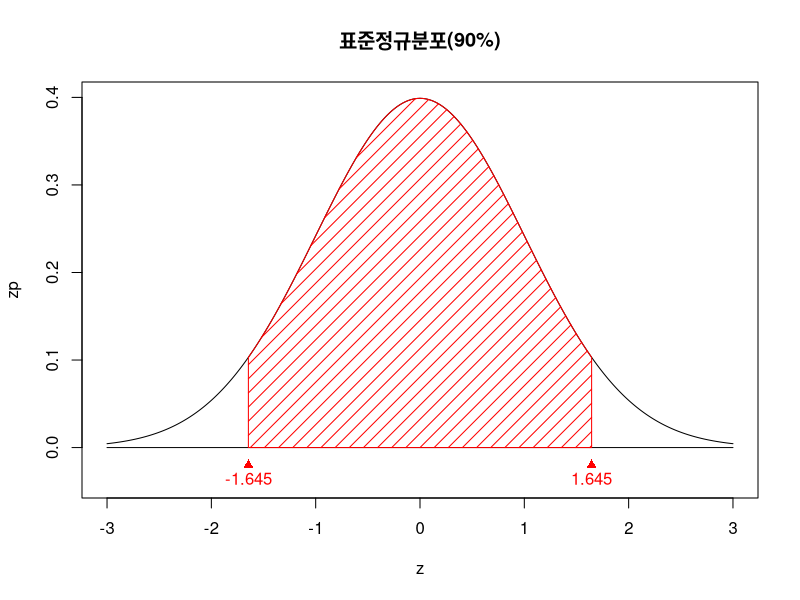
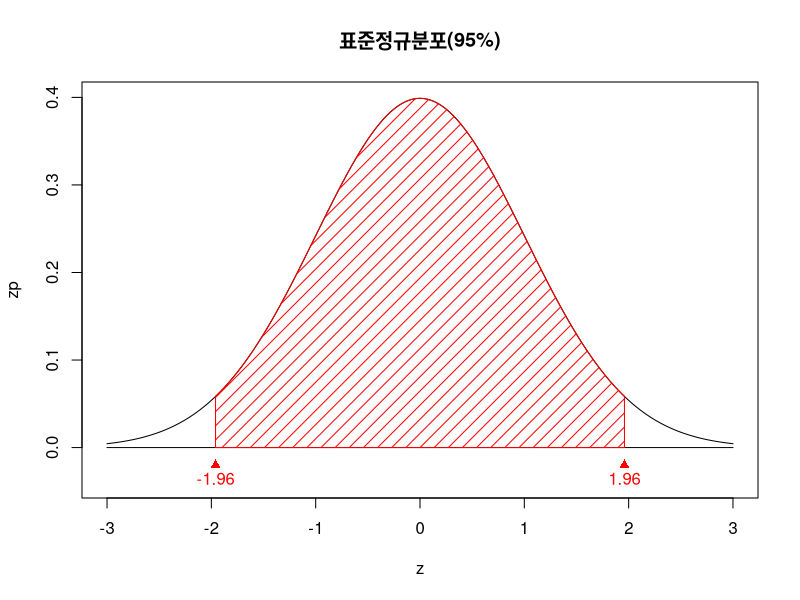
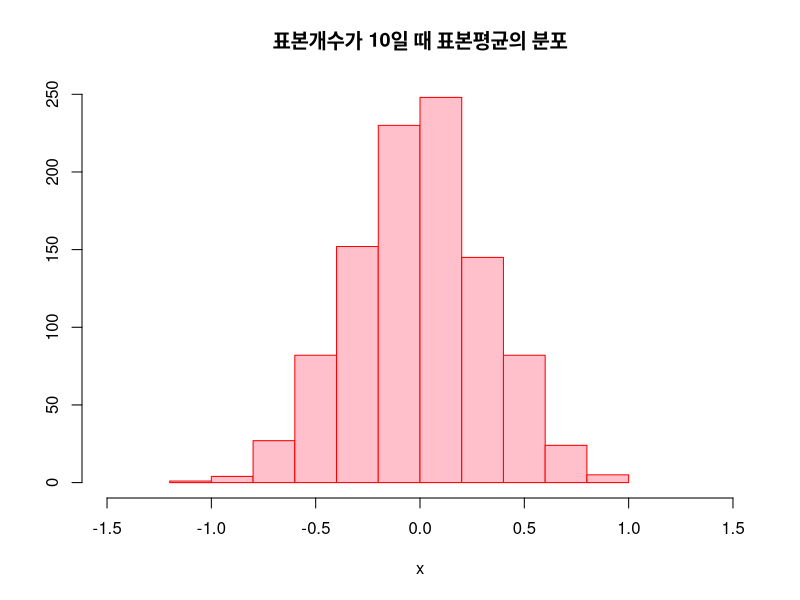
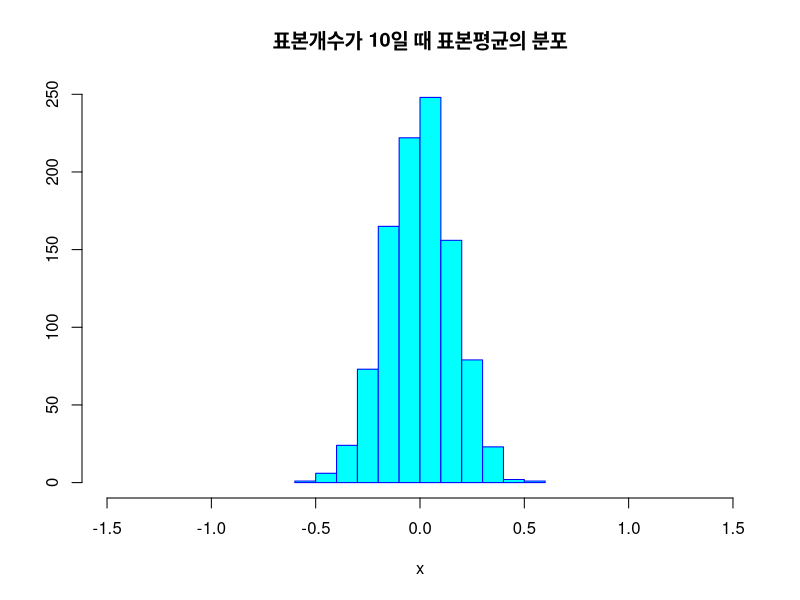
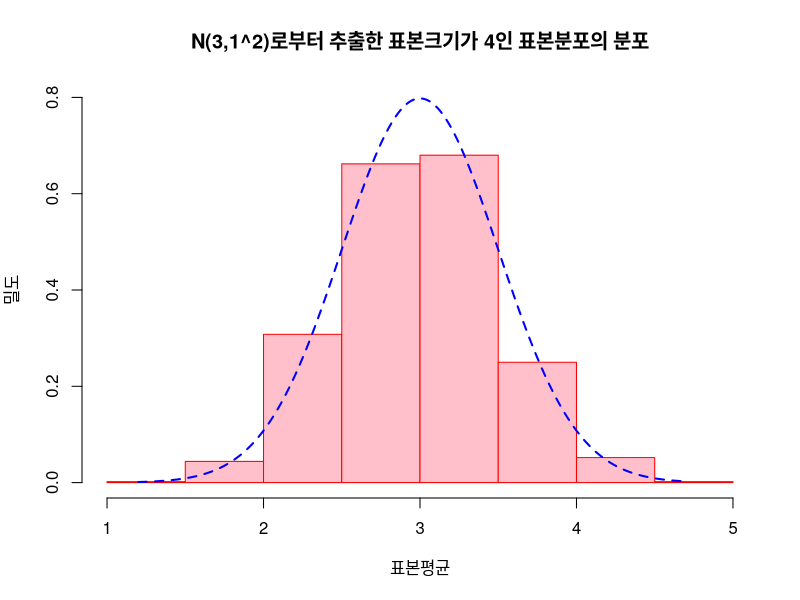
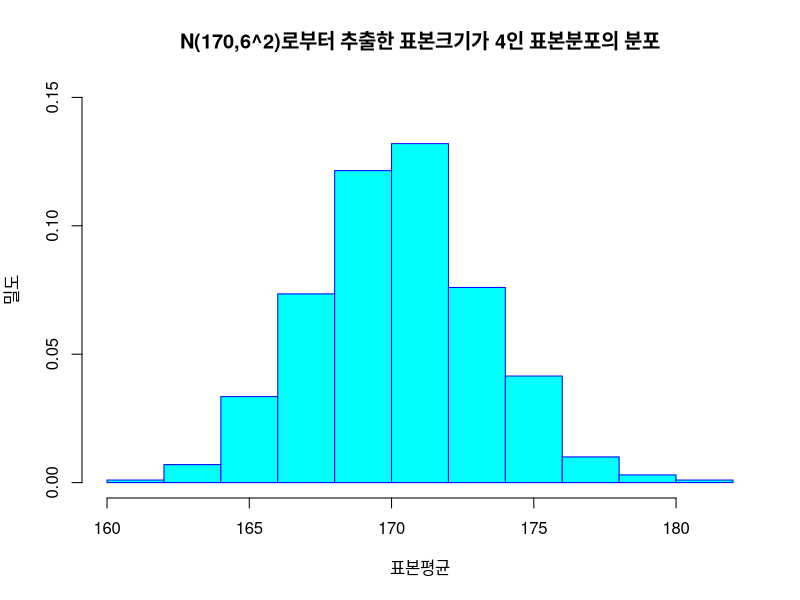

R code for these plots, in order: (Note: this script raises an error after producing the figures.)
# 5일차 수업 - 20191130(토)
# 빅데이터 분석 심화

library(dplyr)
library(ggplot2)
library(readxl)

# 표준정규분포를 통하여 정규분포의 특성
options(digit = 4) # 표시할 자릿수 설정
mu = 0 #표준정규분포의 평균
sigma = 1 #표준정규분포의 표준편차

p0.05 <- qnorm(0.05, mean=mu, sd = sigma) #5%에 해당하는 값 => p(Z≤z)=0.05인  z값을 구함. -1.645
p0.025 <- qnorm(0.025, mean=mu, sd=sigma) #2.5%에 해당하는 값

pnorm(1.645)-pnorm(-1.645) #0.9, 표준정규분포에서 (0±1.645) 사이의 면적(확률) 0.9
pnorm(1.96)-pnorm(-1.96) #0.95, 표준정규분포에서 (0±1.96) 사이의 면적(확률) 0.95

# 정규분포에서 (평균±1.645) 범위의 면적(확률)은 0.9
z <- seq(-3, 3, by =0.01)
zp <- dnorm(z)

plot(z, zp, type="l", main="표준정규분포(90%)", ylim=c(-0.04,0.4))
lines(c(-3,3),c(0,0))
points(-1.645,-0.02,pch=17, col="red")
text(-1.645, -0.035, "-1.645", col="red")
points(1.645,-0.02,pch=17, col="red")
text(1.645, -0.035, "1.645", col="red")

s <- seq(-1.645,1.645,by=0.01)
sz <- dnorm(s)
s <- c(-1.645, s, 1.645)
sz <- c(0, sz,0)
polygon(s,sz, density = 10, col = "red")

# 결론 : -1.645보다 작은 쪽의 면적은 0.05이고, 1.645보다 큰 폭의 면적은 0.05이다. 즉 그 사이 면적은 0.9이다. pnorm() 함수를 사용하여 P(-1.645≤Z≤1.645)를 확인함. 즉 정규분포에서 (평균-1.645*표준편차)부터 (평균+1.645*표준편차) 사이에 들어갈 확률은 약 90%이다.

# 정규분포에서 (평균±1.96*표준편차) 범위의 면적(확률) 0.95
z <- seq(-3,3,by=0.01)
zp <- dnorm(z)

plot(z, zp, type="l", main="표준정규분포(95%)", ylim=c(-0.04,0.4))
lines(c(-3,3),c(0,0))
points(-1.96,-0.02,pch=17, col="red")
text(-1.96, -0.035, "-1.96", col="red")
points(1.96,-0.02,pch=17, col="red")
text(1.96, -0.035, "1.96", col="red")

s <- seq(-1.96,1.96,by=0.01)
sz <- dnorm(s)
s <- c(-1.96, s, 1.96)
sz <- c(0, sz,0)
polygon(s,sz, density = 10, col = "red")

# 결론 : -1.96보다 작은 쪽의 면적은 0.025이고, 1.96보다 큰 폭의 면적은 0.025이다. 즉 그 사이 면적은 0.95이다. pnorm() 함수를 사용하여 P(-1.96≤Z≤1.96)를 확인함. 즉 정규분포에서 (평균-1.96*표준편차)부터 (평균+1.96*표준편차) 사이에 들어갈 확률은 약 95%이다.

########### 준비학습 (반복문,  for문) ####
v <- c(1,4,5)
for(i in v){
  print(i)
}

rm <- rnorm(10) # 표준정규분포를 따르는 10개의 난수 생성
sum <-0
for(i in 1:10){
  sum <- sum +rm[i];
}
sum

# 구구단
dan <- 7
for(i in 1:9){
  times <- dan*i;
  print(paste(dan,"*",i,"=",times)); #paste는 문자열 이어주는 함수
}

#2차원
m <- matrix(1:12, ncol = 3)
for(i in 1:nrow(m)){
  for(j in 1:ncol(m)){
    #cat(i,"행",j,"열",m[i,j],"\n")
    cat("[", i,"][",j,"]=",m[i,j])
  }
  cat("\n")
}

#####
# 표본분포 (sampling distribution) - 표본크기가 n으로 정해졌을 떄, 추출될 수 있는 모든 표본으로부터 구한 통계량으로 구성된 확률분포
# 모지받ㄴ 크기가  N이고, 표본크기가 n일 때, 비복원추출을 통해 표본이 추출되는 경우의 수 조합,(N/n)으로 표현..NCn 말하나봄
# 비복원추출 - 한번 추출한 표본은 다시 추출하지 않는 방법
# 복원추출 - 한 번 추출한 표본을 표본추추틀에 다시 넣는 방법, 즉 표본추출틀을 표본추출 이전으로 복원하는 방법

# 문제) 모집단의 크기가 100일 때, 이로부터 표본크기가 10이 되도록 하는 표본추출의 경우의 수
# (100/10) = 100!/10!90! = 17,319,309,456,440
# choose() - 표본추출의 경우의 수를 출력하는 함수
n1 <- choose(100,10); n1
n2 <- choose(45,6); n2 #로또 1등에 당첨될 확률
n3 <- choose(45,5); n3

# 문제2) 10,20,30,40 숫자가 적힌 4장의 카드에서 2장의 카드를 비복원추출로 랜덤하게 뽑아서 평균을 추출하는 경우
# 4장의 카드의 평균(모집단의 평균) : 25
# 모집단의 분산 : 125
# 경우의 수 : (4/2)=6
# 개별 표본: 10,20 / 10,30 / 10,40 / 20,30 / 20,40/ 30,40
# 표본 평균 : 15,20,25,25,30,35

# 문제 2번의 정리
# 1. 표본으로 추출될 6가지의 경우 추출될 확률은 1/6로 동일
# 2. 각 표본으로부터 구할 수 있는 표본 평균 x는 5가지
# 3. 표본평균이 25가 나올 확률 : p(경우3+경우4) = 1/3
# 4. 표본평균이 25가 아닐 확률 : 1/6로 동일

# 표본분산의 정리
# 모평균 뮤, 분산 시그마제곱인 크기가 N인 모집단에서 표본크기가 n이 되도록 비복원추출하면, 표본평균 x가 이루는 분포의 기댓값과 분산 : E(X)=뮤, Var(X)=N-n/N-1*시그마제곱/n

# 모집단의 크기 N이 표본크기 n에 비해서 매우 크다면 N-n/N-1은 1에 가까워져서 근사적으로 복원추출과 비복원추출의 표본평균x분포의 분산은 같아짐
# 1. 기댓값은 모집단의 평균과 같아짐. E(X)=뮤
# 2. 분산은 모분산을 표본의 수로 나눈 값과 같음.Var(X)=시그마제곱/n
# 3. 표준편차는 분산의 제곱근. sd(X)=시그마/루트(n)

# 표본평균 x의 분포에서 표준편차는 원래의 표본편차의 의미와 마찬가지로 표본평균 x의 분포에서 모집단의 평균을 중심으로 표본평균들이 흩어진 정도를 나타냄
# 표본평균 x의 분포에서 표준편차가 작을수록 표본분포에서 추출한 통계량이 실제 모집단의 모수인 평균과 확률적으로 차이가 없음을 나타내므로 표준편차는 작을수록 좋음.
# 표준편차를 줄이려면 표본평균 x의 분포에서 표본편차는 sd(X)=시그마/루트n 이므로, 여기서 통제할 수 없는 모집단의 시그마는 그대로 두고, 표본크기 n을 2배가 아닌 4배로 늘려야 함. 즉 표본평균의 분포에서 표준편차를 줄이는 것은 표본크기와 연관이 있으며, 표본 크기가 증가하면 할수록 표준편차가 줄어들게 되어서 어떤 표본평균을 구하든지 모집단의 평균과 가깝게 됨.

# 문제) N(0,1^2)으로부터 표본크기가 10과 40인 표본을 1000번 추출하고, 각 추출마다 평균을 저장
m10 <- rep(NA,1000)
m40 <- rep(NA,1000)

set.seed(7)
for(i in 1:1000){
  m10[i] <- mean(rnorm(10)) # 10개를 표본추출하여 평균(표준정규분포 <-이게 디폴트라서!)
  m40[i] <- mean(rnorm(40)) # 40개를 표본추출하여 평균(표준정규분포)
}

options(digits = 4)
c(mean(m10),sd(m10)) # 0.002572 0.312563
c(mean(m40),sd(m40)) # -0.0007286  0.1600420
# 결론 : 표본크기가 40인 표본평균의 분포가 0에 더 가깝고, 표준오차가 커짐에 따라 줄어들고, 표본크기가 10일때보다 40일 때 거의 절반 가까이 줄어드는 것을 알 수 있다.

hist(m10, xlim=c(-1.5,1.5), main="표본개수가 10일 때 표본평균의 분포", xlab="x", ylab="", col="pink", border="red")
hist(m40, xlim=c(-1.5,1.5), main="표본개수가 10일 때 표본평균의 분포", xlab="x", ylab="", col="cyan", border="blue")

# 결과분석 : 표본크기가 클수록 기댓값(모집단의 평균) 주변으로 많이 분포되어있으며, 자료가 분포하는 전체 폭이 줄어듦을 알 수 있다.
# 정규분포까지의 값을 가지는 분포로 이로부터 10개 혹은 40개의 표본을 추출하는 방법은 무한히 존재한다. R을 통해 모의실험을 할 경우 충분히 큰 수(위의 예에서는 1000)을 넣어서 근사하는 것을 살펴봄. 반복횟수를 늘릴수록 그 차이는 줄어듦을 알 수 있음.

# 중심극한정리
# -표본 평균 x의 분포가 갖는 기댓값은 모집단의 평균과 동일하고, 표준편차는 모집단의 표준편차로부터 구할 수 있음

# 1. 모집단이 정규분포일 때
# - 정규분포로부터 추출된 표본평균 x의 분포

# 문제) 서로 다른 정규분포에서 4개의 표본으로부터 평균을 구하는 것을 1000번 실시하여 표본평균의 분포가 어떤 형태를 따르는지 확인
# N(3,1^2), N(170,6^2)

set.seed(7)
n <-1000
r.1.mean <- rep(NA,n) #초기화, NA를 1000번 넣은 벡터
r.2.mean <- rep(NA,n) #초기화, NA를 1000번 넣은 벡터

for(i in 1:n){
  r.1.mean[i] <- mean(rnorm(4,mean=3, sd=1)) #N(3,1^2)로부터 4개의 표본을 추출하여 평균을 1000개 저장
  r.2.mean[i] <- mean(rnorm(4,mean=170, sd=6)) #N(170,6^2)로부터 4개의 표본을 추출하여 평균을 1000개 저장
}

options(digits = 4)
c(mean(r.1.mean), sd(r.1.mean))#2.985 0.512
c(mean(r.2.mean), sd(r.2.mean))#170.187   3.026

hist(r.1.mean, xlab="표본평균", ylab="밀도", main="N(3,1^2)로부터 추출한 표본크기가 4인 표본분포의 분포", col="pink", border="red",prob=T, ylim=c(0,0.8))
x1 <- seq(min(r.1.mean),max(r.1.mean),length=1000)
y1 <- dnorm(x=x1,mean=3,sd=(1/sqrt(4)))
lines(x1,y1,lty=2,lwd=2,col="blue")
#분석결과 : N(3,1^2)으로부터 추출한 표본크기가 4인 표본평균 히스토그램과 평균이 3이고, 표준편차가 1/2인 정규분포와 비교

hist(r.2.mean, xlab="표본평균", ylab="밀도", main="N(170,6^2)로부터 추출한 표본크기가 4인 표본분포의 분포", col="cyan", border="blue",prob=T, ylim=c(0,0.15))
x1 <- seq(min(r.2.mean),max(r.2.mean),length=1000)
y1 <- dnorm(x=x2,mean=170,sd=(6/sqrt(4)))

lines(x1,y1,lty=2,lwd=2,col="red")

#결론 : 두 실험으로부터 표본평균의 분포가 각각의 평균과 표준편차를 모수로 하는 정규분포와 유사함. 이로부터 표본이 정규분포로부터 추출될경우, 표본크기와 상관없이 표본평균의 분포는 정규분포를 따른다는 것을 알 수 있음


# 2. 모집단이 정규분포가 아닌 임의의 분포일 떄
# - 모집단이 분포와 상관없이 표본평균들의 분포는 어떤 분포를 따르는지를 확인
# - 모집단의 분포가 정규분포라는 조건 대신에 모집단의 평균과 표준편차가 존재한다는 조건이 필요

# 문제) 모집단을 정규분포처럼 평균을 중심으로 좌우대칭이 아니고, 시행횟수가 10이고, 성공확률이 0.1인 이항분포 B(10,0.1)인 경우에 모집단으로 사용할 이항분포의 평균은 1이고, 표준편차는 0.9487, 이러한 모집단으로부터 표본의 크기를 2배, 4배, 32배로 늘려가면서 관찰
# 확률변수 x가 이항분포 B(n,p)를 따를 떄, E(X) = np, var(x)=npq이므로, B(10,0.1)에서의 기댓값(평균)은 10*0.1=0.1, 표준편차는 루트10*0.1*0.9=0.9487
x <-0:9
t <- 10 # 시행횟수
p <- 0.1 # 성공확률
x <- 0.10 # 확률변수
b.p <- dbinom(x,size = t, prob=p);b.p
barplot(b.p, names=x, main="n=10, p=0.1인 이항분포")

set.seed(7)
t <- 10
p <- 0.1
x <- 0.10
n <- 1000

b.2.mean <- rep(NA,n)
b.4.mean <- rep(NA,n)
b.32.mean <- rep(NA,n)

for(i in 1:n) {
  b.2.mean[i] <- mean(rbinom(2, size = t, prob = p))
  b.4.mean[i] <- mean(rbinom(4, size = t, prob = p))
  b.32.mean[i] <- mean(rbinom(32, size = t, prob = p))
}

options(digits = 4)
c(mean(b.2.mean), sd(b.2.mean)) #0.9715 0.6741
c(mean(b.4.mean), sd(b.4.mean)) #1.0105 0.4767
c(mean(b.32.mean), sd(b.32.mean)) #1.0023 0.1704
# 결과 : 이항분포로부터 추출한 표본평균의 분포는 그 평균이 이항분포의 평균 1에 가깝고, 표준편차는 모집단 이항분포의 표준편차를 표본크기의 제곱근으로 나눈 값들인 0.9487/루트2=0.6708, 0.9487/루트4=0.4743, 0.9487/루트32=0.1677과 거의 차이가 나지 않음.

hist(b.2.mean, prob=T, xlim=c(0,4), main="표본크기가 2일 때 표본분포", col="orange", border="red")
x1 <- seq(min(b.2.mean), max(b.2.mean), length=1000)
y1 <- dnorm(x=x1, mean=1, sd=sqrt(0.9487)/sqrt(2))
lines(x1, y1, lty=2, lwd=2, col="blue")
#결론 : 

hist(b.4.mean, prob=T, xlim=c(0,4), main="표본크기가 4일 때 표본분포", col="pink", border="red")
x2 <- seq(min(b.4.mean), max(b.4.mean), length=1000)
y2 <- dnorm(x=x2, mean=1, sd=sqrt(0.9487)/sqrt(4))
lines(x2, y2, lty=2, lwd=2, col="blue")
#결론 : B(10,0.1)로부터 표본크기를 4로 하는 표본평균의 분포의 평균은 모집단의인 평균은 뮤=1이고, 표준편차 시그마/루트n=0.4743임. 여기서 평균이 1이고, 표준편차가 0.4743인 정규분포와 비교함.

hist(b.32.mean, prob=T, xlim=c(0,4), main="표본크기가 323일 때 표본분포", col="purple", border="red")
x3 <- seq(min(b.32.mean), max(b.32.mean), length=1000)
y3 <- dnorm(x=x3, mean=1, sd=sqrt(0.9487)/sqrt(32))
lines(x3, y3, lty=2, lwd=2, col="blue")

# 중심극한정리
# 1. 모집단의 분포와 상관없이 평균과 표준편차가 뮤와 시그마로 존재하는 모집단에서 추출한 표본의 크기가 n으로 충분히 클 때(일반적으로 10이상일 때), 표본평균 x의 분포가 정규분포를 이룬다는 것을 밝힌 정리
# 2. 중심극한정리는 모집단의 분포에 대한 사전지식이 없더라도 표본평균의 분포를 알 수 있게 하여서 통계학에서는 유용하게 사용되어지고 있음.





#동서울>횡계 14,600원
#양떼목장 입장료 1인 6,000원
#택시비 편도 9,000원*2/4
#횡계>강릉 2,800원

#초당순두부 약 10000원
#폴앤메리 약 8000원*2/4..?
#신영극장 8500원


